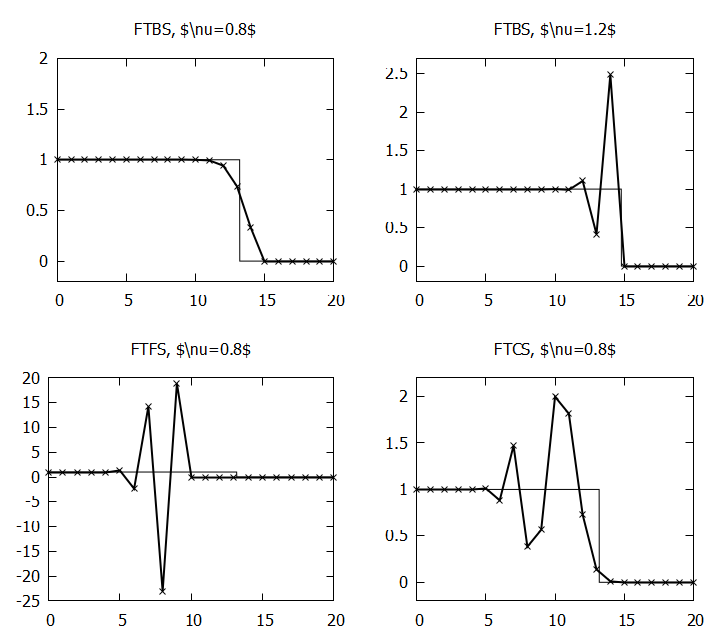

Reproduce this figure in gnuplot.
reset
set terminal pngcairo size 720, 640
set out "01.png"
unset key

set multiplot layout 2, 2

set title 'FTBS, $\nu=0.8$'
set yrange [-0.2: 2]
plot "out_FTBS_08.data" w l linecolor 'black' lw 2, \
"out_FTBS_08.data" linecolor 'black', \
"as_08.data" w l linecolor 'black'

set title 'FTBS, $\nu=1.2$'
set yrange [-0.2: 2.7]
plot "out_FTBS_12.data" w l linecolor 'black' lw 2, \
"out_FTBS_12.data" linecolor 'black', \
"as_12.data" w l linecolor 'black'

set title 'FTFS, $\nu=0.8$'
set yrange [-25: 20]
plot "out_FTFS_08.data" w l linecolor 'black' lw 2, \
"out_FTFS_08.data" linecolor 'black', \
"as_08.data" w l linecolor 'black'

set title 'FTCS, $\nu=0.8$'
set yrange [-0.2: 2.2]
plot "out_FTCS_08.data" w l linecolor 'black' lw 2, \
"out_FTCS_08.data" linecolor 'black', \
"as_08.data" w l linecolor 'black'

unset multiplot
set out
set terminal wxt enhanced
reset
